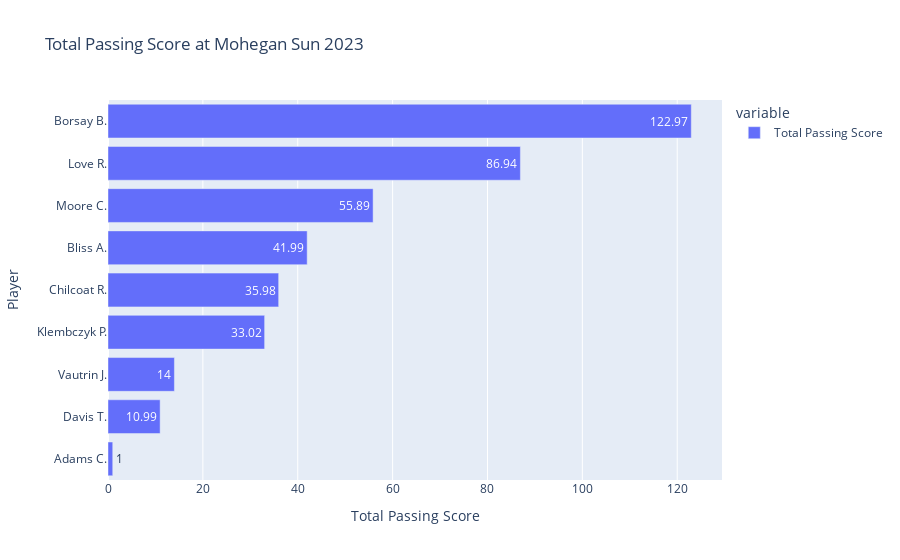

The code cell stored with this chart in its notebook:
### Code cell
get_plotly_figure_for_column("Total Passing Score")

### Figure 1 — Plotly figure (JSON) as saved in the notebook; plotly's stock layout.template omitted (floating-point values rounded to 4 significant figures)
{"data": [{"alignmentgroup": "True", "hovertemplate": "variable=Total Passing Score<br>Total Passing Score=%{x}<br>Player=%{y}<br>text=%{text}<extra></extra>", "legendgroup": "Total Passing Score", "marker": {"color": "#636efa"}, "name": "Total Passing Score", "offsetgroup": "Total Passing Score", "orientation": "h", "showlegend": true, "text": [1, 10.99, 14, 33.02, 35.98, 41.99, 55.89, 86.94, 123.0], "textposition": "auto", "type": "bar", "x": [1, 10.99, 14, 33.02, 35.98, 41.99, 55.89, 86.94, 123.0], "xaxis": "x", "y": ["Adams C.", "Davis T.", "Vautrin J.", "Klembczyk P.", "Chilcoat R.", "Bliss A.", "Moore C.", "Love R.", "Borsay B."], "yaxis": "y"}], "layout": {"barmode": "relative", "legend": {"title": {"text": "variable"}, "tracegroupgap": 0}, "title": {"text": "Total Passing Score at Mohegan Sun 2023"}, "xaxis": {"anchor": "y", "domain": [0, 1], "title": {"text": "Total Passing Score"}}, "yaxis": {"anchor": "x", "domain": [0, 1], "title": {"text": "Player"}}}}
